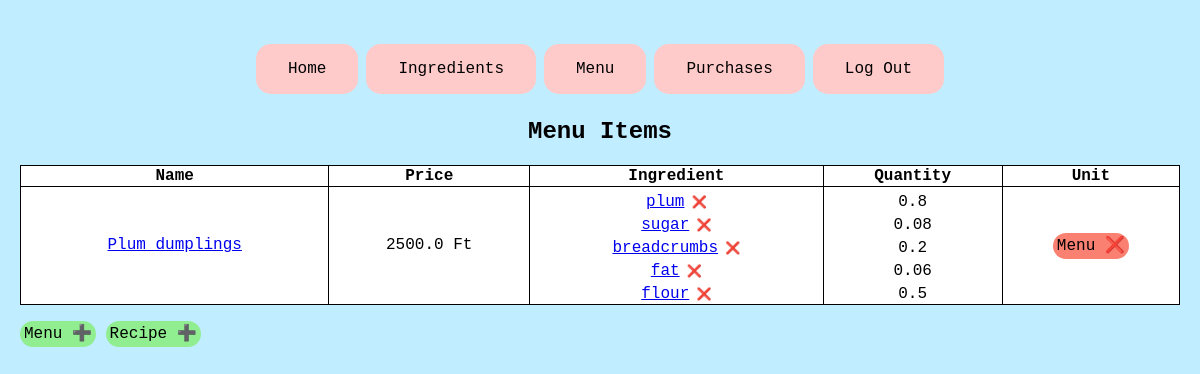
The page /menu/ (signed in) on the database its author committed.
### inventory/models.py (models this page shows, shortened)
class MenuItem(models.Model):
    name = models.CharField(max_length=30)
    price = models.FloatField(max_length=30)

class RecipeRequirement(models.Model):
    menu_name = models.ForeignKey(MenuItem, on_delete=models.CASCADE)
    ingredient = models.ForeignKey(Ingredient, on_delete=models.CASCADE)
    quantity = models.FloatField()

class Ingredient(models.Model):
    name = models.CharField(max_length=30)
    quantity = models.FloatField()
    unit = models.CharField(max_length=30)
    unit_price = models.FloatField()
    def __str__(self):
        return self.name

### inventory/views.py (the view)
# urls.py: path("menu/", views.MenuView.as_view(), name='menu'),
class MenuView(LoginRequiredMixin, ListView):
    model = MenuItem
    template_name = "inventory/menu.html"

### inventory/templates/inventory/menu.html
{% extends 'inventory/base.html' %}
{% load static %}
{% block content %}
<div>
  <h2 class='title'>Menu Items</h2>
  <table class="line-table">
    <thead>
      <tr>
        <th>Name</th>
        <th>Price</th>
        <th>Ingredient</th>
        <th>Quantity</th>
        <th>Unit</th>
      </tr>
    </thead>
    <tbody>
        {% for menu in object_list %}
            <tr>
              <td>
                <a href="{% url "update_menu" menu.id %}">{{ menu.name }}</a>
              </td>
              <td>
                {{menu.price}} Ft
              </td>
              <td>
                {% for recipe in menu.reciperequirement_set.all %}
                  <li style='list-style-type: none; padding-top:5px'><a href="{% url "update_recipe" recipe.id %}">{{ recipe.ingredient }}</a><a href="{% url "delete_recipe" recipe.id %}" style="text-decoration: none; color: inherit; font-size:12px"> ❌</a></li>
                {% endfor %}
              </td>
              <td>
                {% for recipe in menu.reciperequirement_set.all %}
                  <li style='list-style-type: none; padding-top:5px'>{{ recipe.quantity }}</li>
                {% endfor %}
              </td>
              <td><a href="{% url "delete_menu" menu.id %}" style="border-radius: 15px; text-decoration: none; color: inherit; padding: 4px; background-color: salmon;">Menu ❌</a></td>
            </tr>
        {% endfor %}
        </tbody>
      </table>
      <br>
      <a href="{% url "create_menu" %}" style="border-radius: 15px; text-decoration: none; color: inherit; padding: 4px; background-color: lightgreen;">Menu ➕</a>
      <a href="{% url "create_recipe" %}" style="border-radius: 15px; text-decoration: none; color: inherit; padding: 4px; background-color: lightgreen;">Recipe ➕</a>
    </div>
    {% endblock %}

### inventory/static/inventory/base.css (style rules this page uses)
body { background-color: #c0edff; margin: 40px 20px 10px; }
* { font-family: 'Courier New', Courier, monospace; }
.title { text-align: center; }
table, th, td { border: 1px solid black; text-align: center; }
table { border-collapse: collapse; width: 100%; }
tr:nth-child(odd) { background-color: #fff; }

### rows shown on the page
MenuItem: name "Plum dumplings", price "2500.0"
RecipeRequirement: ingredient "plum", quantity "0.8"
RecipeRequirement: ingredient "sugar", quantity "0.08"
RecipeRequirement: ingredient "breadcrumbs", quantity "0.2"
RecipeRequirement: ingredient "fat", quantity "0.06"
RecipeRequirement: ingredient "flour", quantity "0.5"
